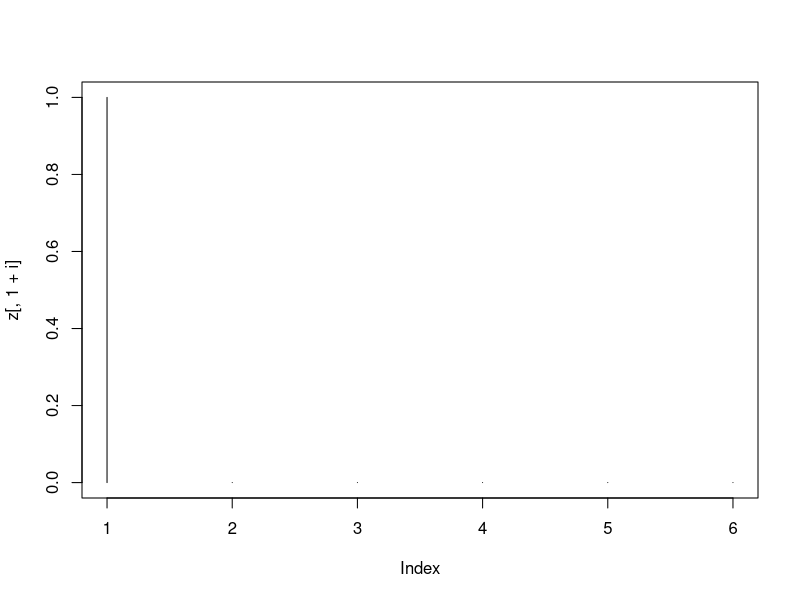
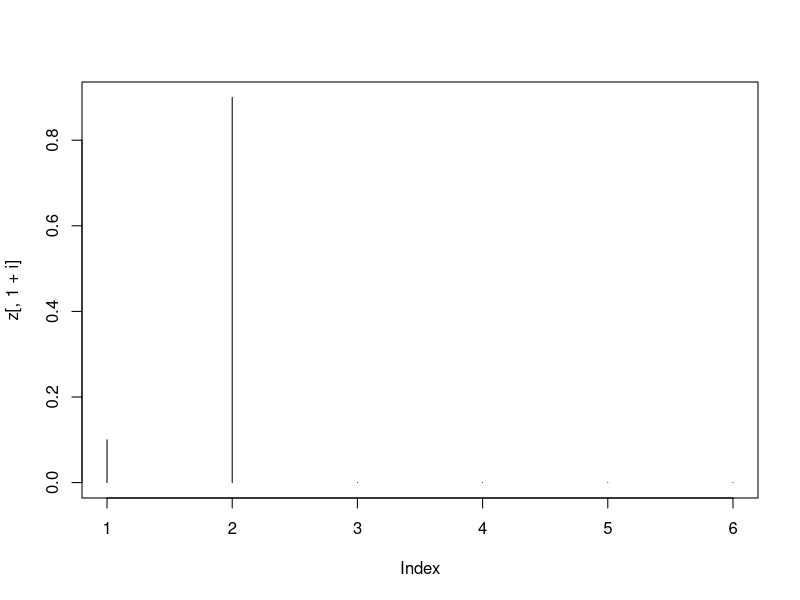
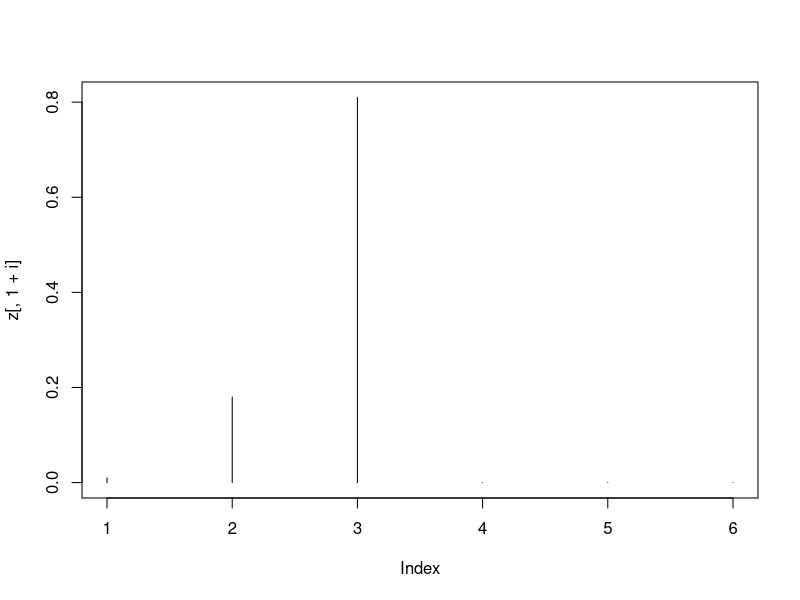
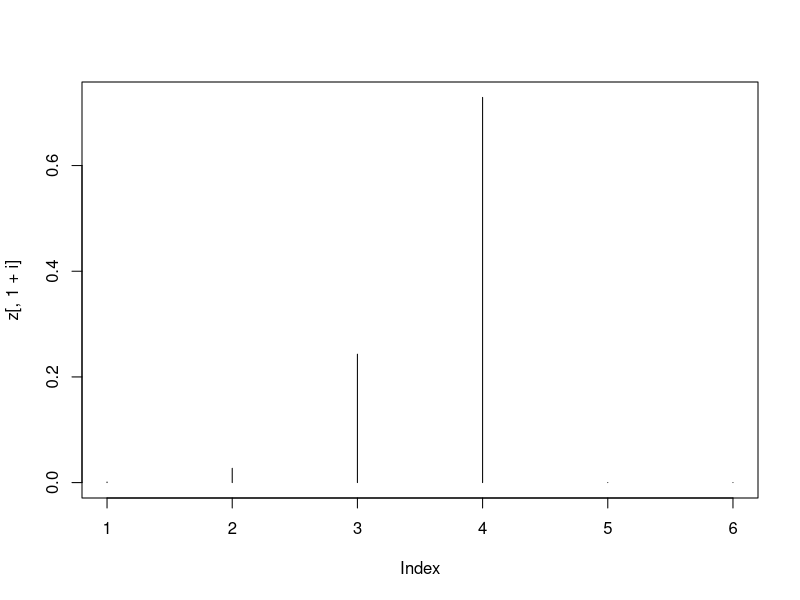
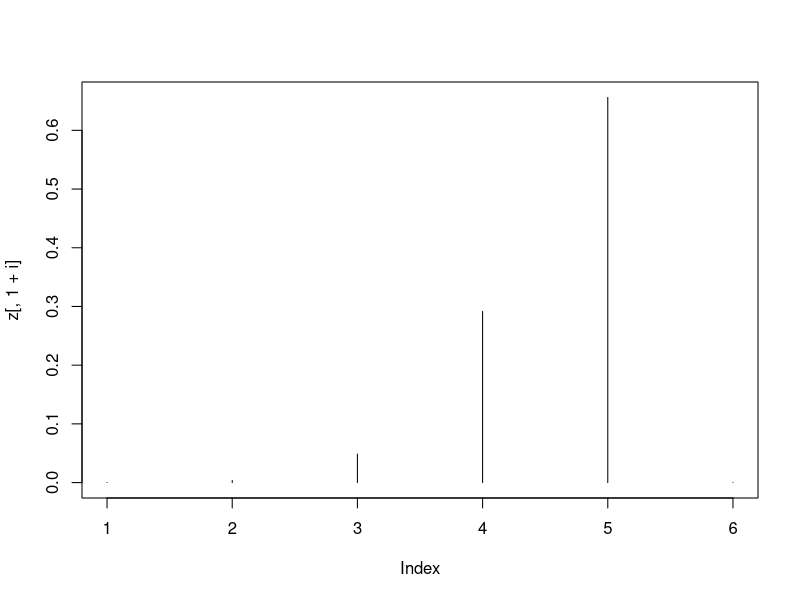
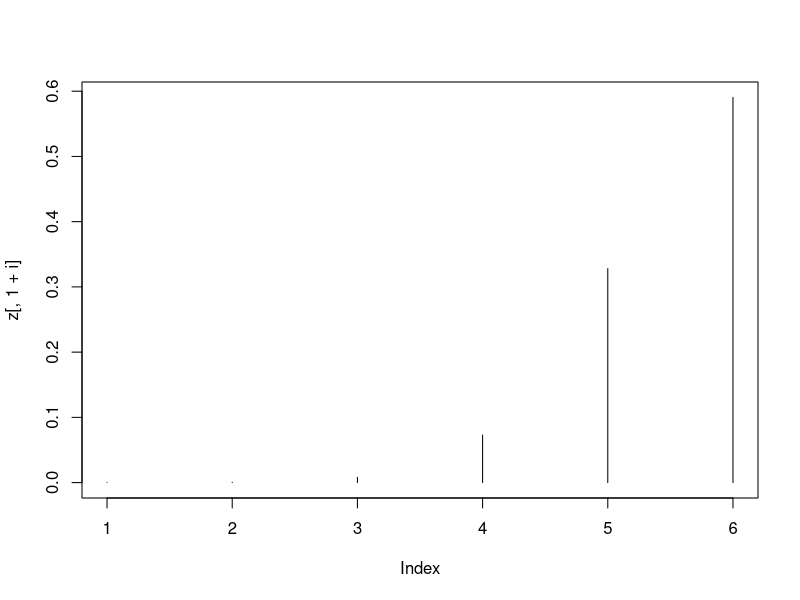
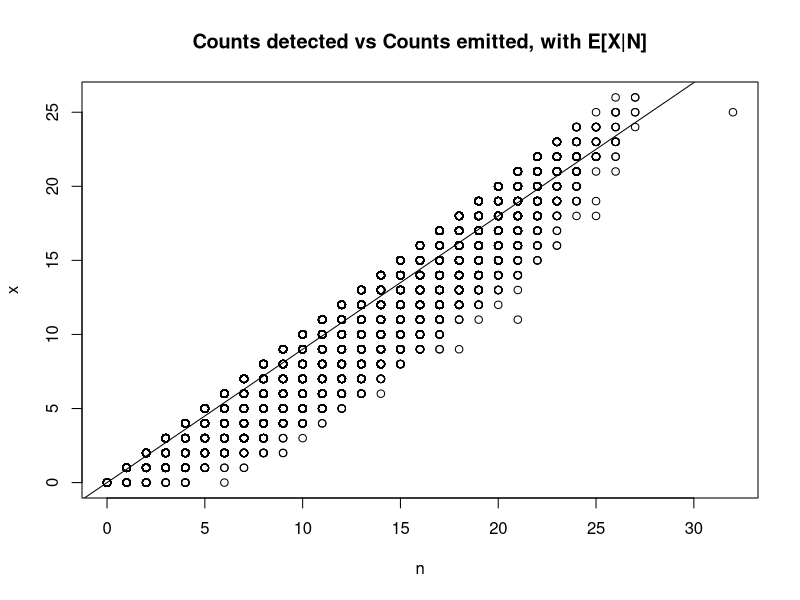

These figures' R source, in order:
#Particle Counter
#A particle counter is imperfect and independently detects each incoming particle with probability p. If the
#distribution of the number of incoming particles in a unit of time is a Poisson distribution with parameter
#λ, what is the distribution of the number of counted particles?
#Let N = # of incoming particles and X = # counted.
#1. What is P(X = k|N = n) = ?
#2. What is P(N = n)?
#3. Compute P(X = k).
#Is the conditional probability a regression?

###Imperfect particle counter

lam = 10
p = 0.9

#Probability distribution
len = 5
z = matrix(0,1+len,1+len)

for(i in 0:len){
       for(j in 0:i){
               z[1+j,1+i] = dbinom(j,size=i,prob=p)
       }
}
z

z.sum = apply(z,2,sum)
z.sum

x.mean=0
for(i in 1:len){
       x.mean = c(x.mean,i*p)
}
x.mean

for(i in 0:len){
       X11()
       plot(z[,1+i],type="h")
}


# simulation, how to estimate p using linear regression through the
# origin

B = 1000000

n = rpois(B,lam)

x = rbinom(n=B,size=n,prob=p)

plot(n,x,main="Counts detected vs Counts emitted, with E[X|N]")

x.fit = lm(x ~ 0+n)
summary(x.fit)
abline(x.fit)

# Note that the estimated regression slope is very close to the true p
